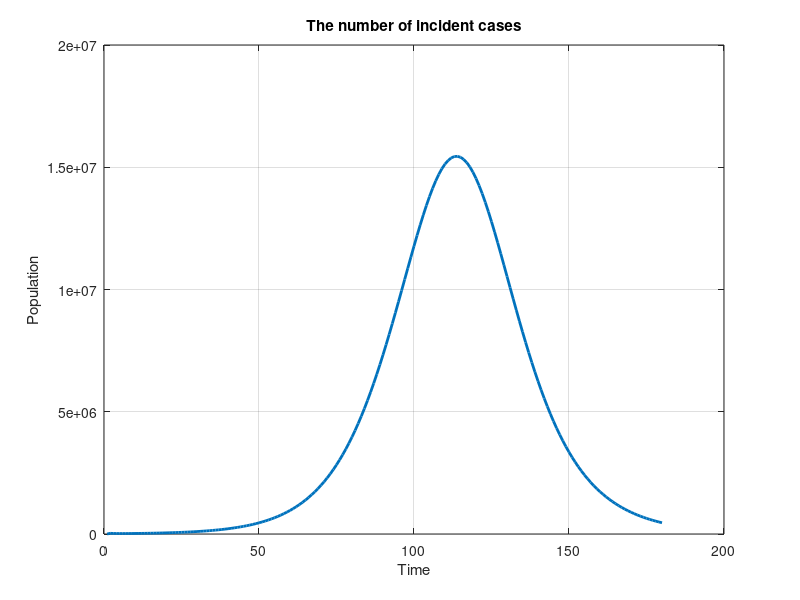

This chart was generated by the following MATLAB code:

t = 180; 

R0 = 2.5;
N = 5*10^6;
alpha = 0.2;
gamma = 0.1;
beta = R0 *gamma;


S = zeros(t,1);
E = zeros(t,1);
I = zeros(t,1);
R = zeros(t,1);
New = zeros(t,1);

R(1) = 0;
I(1) = 40;
E(1) = 20*I(1);
S(1) = N-I(1)-E(1)-R(1);


for i = 2:t
    S(i) = S(i-1) - beta*I(i-1)*S(i-1)/N;
    E(i) = E(i-1) + beta*I(i-1)*S(i-1)/N - alpha*E(i-1);
    I(i) = I(i-1) + alpha*E(i-1) - gamma*I(i-1);
    R(i) = R(i-1) + gamma*I(i-1);
    New(i) = alpha*E(i-1)*(t-1);
end

% %plot(1:t,S,'LineWidth',2)
% hold on
% %plot(1:t,E,'LineWidth',2)
% hold on
% %plot(1:t,I,'LineWidth',2)
% hold on
% plot(1:t,R,'LineWidth',2)
plot(1:t,New,'LineWidth',2)
grid on


title('The number of incident cases')
% legend("Susceptible","Exposed","Infected","Removed")
xlabel("Time")
ylabel("Population")